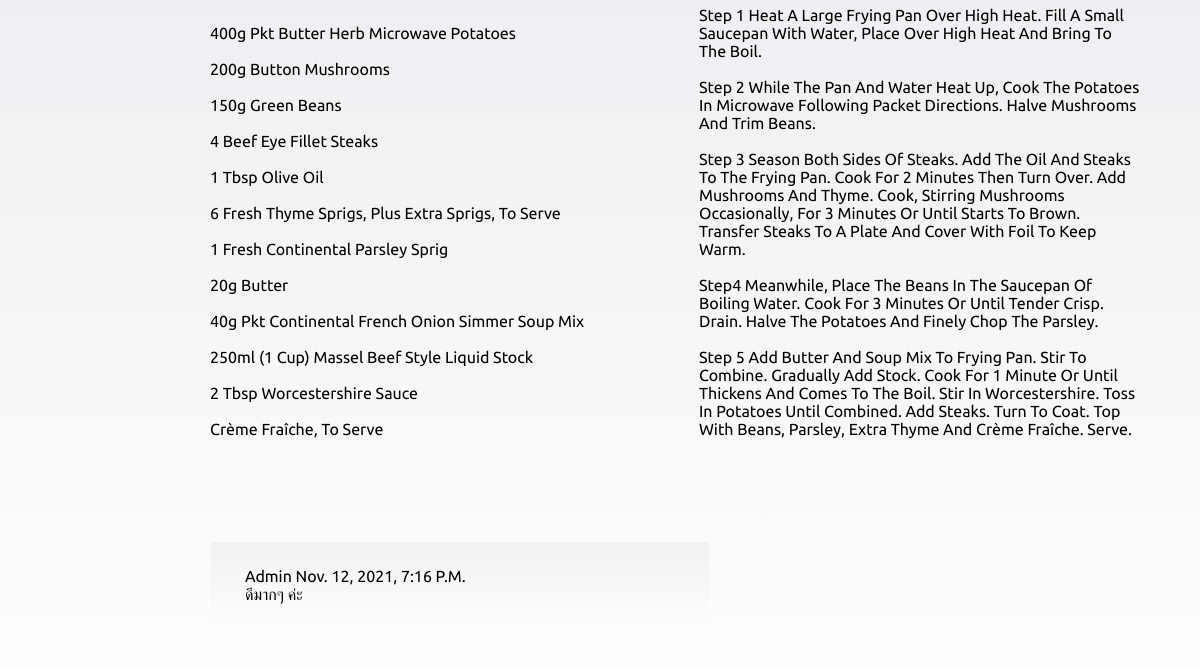
Before: /recipe/3 (lower part) with the older database file.
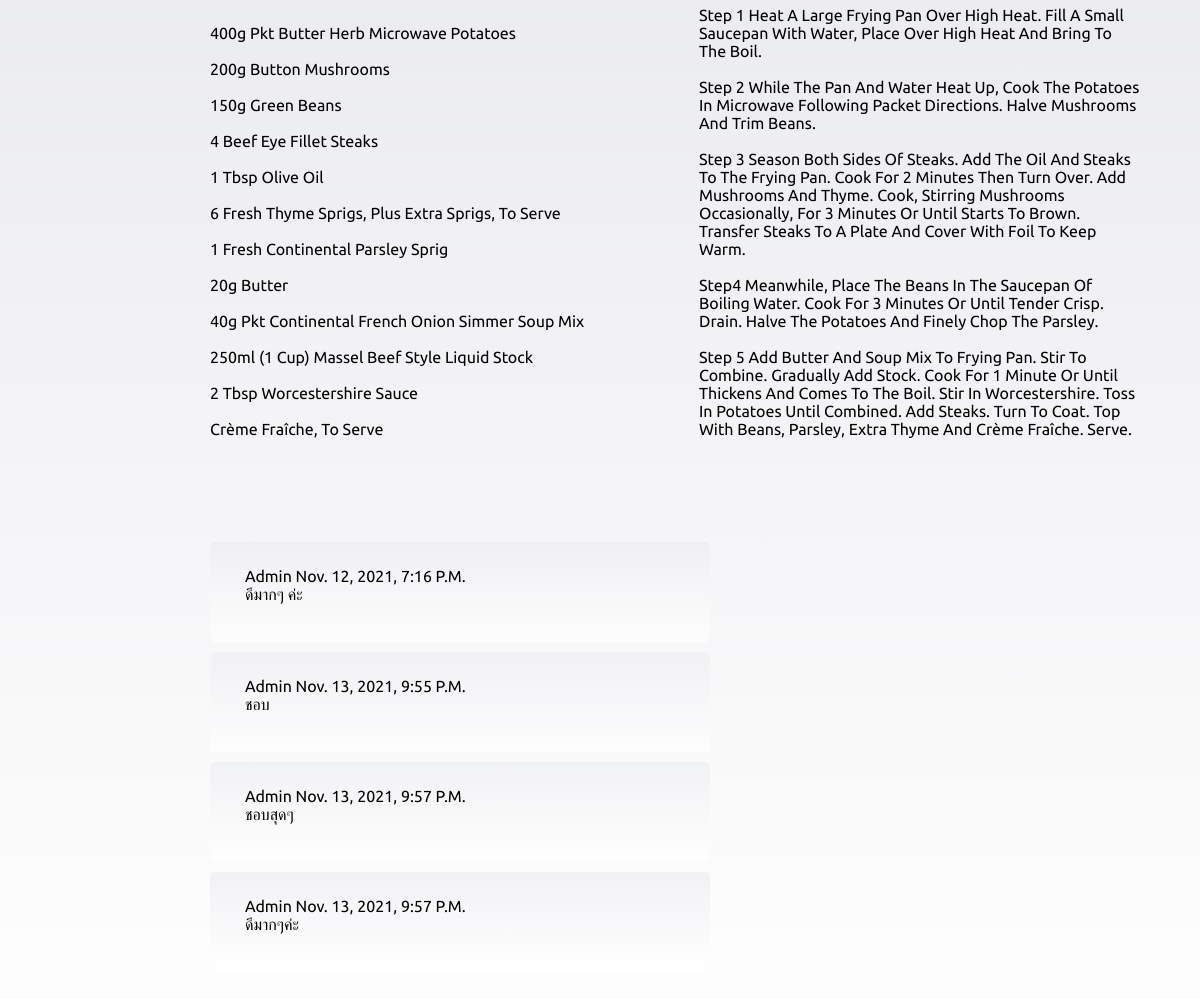
After: the same page with the newer database file.
### recipe/models.py (models this page shows, shortened)
class Comment(models.Model):
    post = models.ForeignKey(recipe,on_delete=models.CASCADE,related_name="comments")
    user=models.ForeignKey(User,default=None, on_delete=models.PROTECT)
    body = models.TextField(default=None)
    date_added =models.DateTimeField(auto_now_add=True)

### recipe/views.py (the view)
# urls.py: path('<int:menu_id>',views.menu,name="menu"),
def menu (request,menu_id):
    Recipe = get_object_or_404(recipe,pk=menu_id)
    if  Recipe.price == None or Recipe.price == 0.0:
        Recipe.status = "free"
        Recipe.save()
    else :
        Recipe.status = "price"
        Recipe.save()
        if not request.user.is_authenticated:
            return HttpResponseRedirect(reverse("login"))
    howtodo=Recipe.HowToDo.split('>')
    ingredient=Recipe.ingredient_unit.split('>')
    return render(request,"recipe/menu.html",{
        "menu": Recipe,
        "comment": Comment.objects.all(),
        'user':request.user,
        'howtodo':howtodo ,
        'ingredient':ingredient
    })

### recipe/templates/Recipe/menu.html (shortened to what this page needs)
{% extends 'recipe/base_menu.html' %}
{% block content %}
{% if menu.price > 0.0  %}
{% if menu.member.all  %}
  {% for member in menu.member.all %}
    {% if user == member %}
                {% load static %}
    {% else %}  <center>
      คุณยังไม่ได้ซื้อเมนูนี้ <br>
      <a href="{% url 'recipe:confirm' menu.id %}">Buy</a>
            </center>
    {% endif %}
    {% endfor %}{% else %}  <center>
      คุณยังไม่ได้ซื้อเมนูนี้ <br>
      <a href="{% url 'recipe:confirm' menu.id %}">Buy</a>
            </center>{% endif %}
{% else %}
    <body>
              {% load static %}
        <main class="page">
          <div class="recipe-page">
            <br><br><br>
            <section class="recipe-content">
              <article>
                      <br>
                <div class="single-instruction">
                  <head>
                    {% for list in ingredient %}
                    <p>{{list}}
                      <br>
                      <br>
                    </p>
                  </head>
                  {% endfor %}
                </div>
              </article>
              <article class="second-column">
                <div>
                  {% for how in howtodo %}
                  <p class="single-ingredient">
                    {{ how }}
                    <br>
                    <br>
                  </p>
                  {% endfor %}
                </div>
              </article>
            </section>
            <br><br>
              <div class="show-comment">
              {% for com in comment %}
              {% if com.post == menu  %}
              <div class="container-comment">
              {{com.user}} {{com.date_added}}<br>
                  {{com.body}} <br>
                  <br><br>
                </div>
                {% endif %}
              {% endfor %}
              <br><br><br><br><br>
            </div>
          </div>
        </main>
{% endif %}
{% endblock %}

Changed rows visible on the page:
added Comment: user "Admin", date_added "Nov. 13, 2021, 9:55 P.m.", body "ชอบ"
added Comment: user "Admin", date_added "Nov. 13, 2021, 9:57 P.m.", body "ชอบสุดๆ"
added Comment: user "Admin", date_added "Nov. 13, 2021, 9:57 P.m.", body "ดีมากๆค่ะ"
